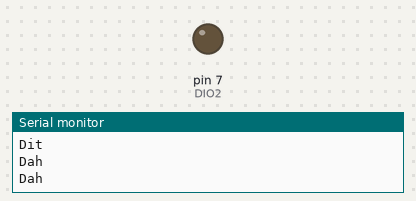
This sketch was run on a simulated Arduino Uno, built for the host (arithmetic inside an expression is 32-bit, double 64-bit). Shown: output pins drawn as LEDs (lit = HIGH), the last lines printed to the serial monitor. No radio packets arrive unless stated.

Above: at 4.3 s.
At 16.71 s:
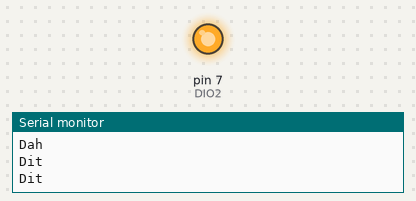
Timing chart, 0 to 17.1 s (numbered marks = the images above):
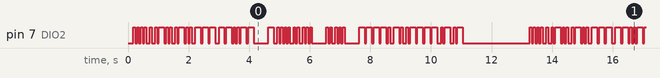

Measured:
- by itself, pin 7 (DIO2): moves between LOW and HIGH, repeating every 13.1 s
- by itself, everything shown: repeats every 13.1 s, in 50 steps

The sketch:

MorseRFM98W.ino
```cpp
//******************************************************************************** PQ Training Kit, ORION Space *********************************************************************************************
//******************************************************************************** Morse Using RFM26W           *********************************************************************************************
// This program is an example to test morse using RFM98W transceiver module
// This program is based on the example to encode/decode morse created by: Matthias Esterl.

#include <SPI.h>
#include <RH_RF95.h>

// Singleton instance of the radio driver
RH_RF95 rf95;

int DIO2=7;
#define UNIT_LENGTH  60 //For 50 WPM, Dit= 1200/50=24 ms
// 60 for 20 WPM

static const struct {const char letter, *code;} MorseMap[] =
{
  { 'A', ".-" },
  { 'B', "-..." },
  { 'C', "-.-." },
  { 'D', "-.." },
  { 'E', "." },
  { 'F', "..-." },
  { 'G', "--." },
  { 'H', "...." },
  { 'I', ".." },
  { 'J', ".---" },
  { 'K', ".-.-" },
  { 'L', ".-.." },
  { 'M', "--" },
  { 'N', "-." },
  { 'O', "---" },
  { 'P', ".--." },
  { 'Q', "--.-" },
  { 'R', ".-." },
  { 'S', "..." },
  { 'T', "-" },
  { 'U', "..-" },
  { 'V', "...-" },
  { 'W', ".--" },
  { 'X', "-..-" },
  { 'Y', "-.--" },
  { 'Z', "--.." },
  { ' ', "     " }, //Gap between word, seven units

  { '1', ".----" },
  { '2', "..---" },
  { '3', "...--" },
  { '4', "....-" },
  { '5', "....." },
  { '6', "-...." },
  { '7', "--..." },
  { '8', "---.." },
  { '9', "----." },
  { '0', "-----" },

  { '.', "·–·–·–" },
  { ',', "--..--" },
  { '?', "..--.." },
  { '!', "-.-.--" },
  { ':', "---..." },
  { ';', "-.-.-." },
  { '(', "-.--." },
  { ')', "-.--.-" },
  { '"', ".-..-." },
  { '@', ".--.-." },
  { '&', ".-..." },
};
String MyID="9N1PO";
String morseWord;

void setup()
{
  pinMode(DIO2,OUTPUT);
  Serial.begin(9600);

  while (!Serial) ; // Wait for serial port to be available
  if (!rf95.init())
    Serial.println("init failed");
//rf95.setFrequency(868);
rf95.setTxPower(13);
Morse_Setup();
}

void Morse_Setup()
{
  rf95.spiWrite(0x01, 0x00); //Sleep Mode
  delay(20);
  rf95.spiWrite(0x01, 0x20); //Modulation OOK Mode
  delay(20);
  rf95.spiWrite(0x31,0x00); //Set to Continous Transmit mode
  delay(20);
  rf95.spiWrite(0x01,0x22); //OOK FS Tx Mode
  delay(10);
  rf95.spiWrite(0x01,0x23); //OOK Tx Mode
  delay(20);
}

void loop()
{
/*
  delay(20);
  rf95.spiWrite(0x01,0x23);
  digitalWrite(4,HIGH);
  delay(500);
  rf95.spiWrite(0x01,0x23);
  digitalWrite(4,LOW);
  delay(500);
  */

  Morse_Setup();
  Send_Morse();
  rf95.spiWrite(0x01,0x21);
  delay(2000);
}

void Send_Morse()
{
  morseWord=encode("HELLO, THIS IS 9N1AA");
  for(int i=0; i<=morseWord.length(); i++)
  {
    switch( morseWord[i] )
    {
      case '.': //dit

        Serial.println("Dit");
        rf95.spiWrite(0x01,0x23);
        digitalWrite(DIO2,HIGH);
        rf95.spiWrite(0x40,0x40);
        //rf95.spiWrite(0x01,0x23);
        delay( UNIT_LENGTH );
        rf95.spiWrite(0x01,0x23);
        digitalWrite(DIO2,LOW);
         rf95.spiWrite(0x40,0x40);
        //rf95.spiWrite(0x01,0x23);
        delay( UNIT_LENGTH );
        break;

      case '-': //dah
        rf95.spiWrite(0x01,0x23);
        digitalWrite(DIO2,HIGH);
         rf95.spiWrite(0x40,0x40);
        //rf95.spiWrite(0x01,0x23);
        Serial.println("Dah");
        delay( UNIT_LENGTH*3 );
        rf95.spiWrite(0x01,0x23);
        digitalWrite(DIO2,LOW);
         rf95.spiWrite(0x40,0x40);
        //rf95.spiWrite(0x01,0x23);
        delay( UNIT_LENGTH );
        break;

      case ' ': //gap
        delay( UNIT_LENGTH );
    }
  }

}


String encode(const char *string)
{
  size_t i, j;
  String morseWord = "";

  for( i = 0; string[i]; ++i )
  {
    for( j = 0; j < sizeof MorseMap / sizeof *MorseMap; ++j )
    {
      if( toupper(string[i]) == MorseMap[j].letter )
      {
        morseWord += MorseMap[j].code;
        break;
      }
    }
    morseWord += " "; //Add tailing space to seperate the chars
  }

  return morseWord;
}
```
